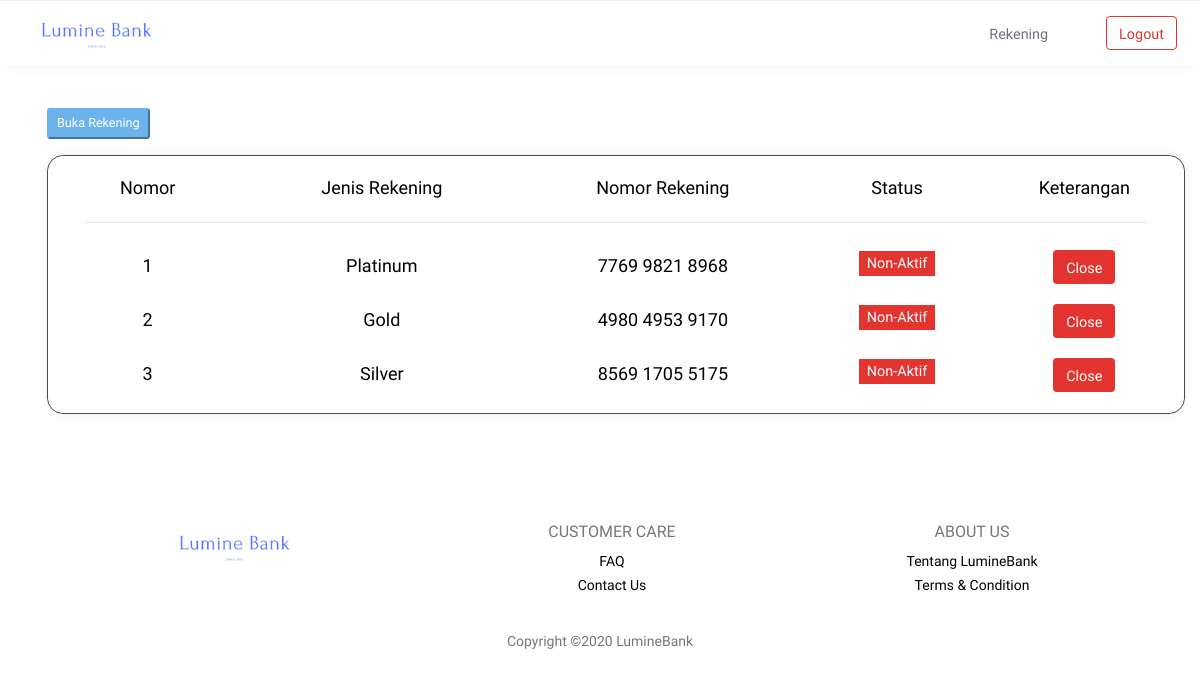
The page /rekening.php (signed in) on the database its author committed.
### tables this page shows
CREATE TABLE `rekening` (
  `id_rekening` int(11) NOT NULL,
  `user_id` int(11) NOT NULL,
  `no_rekening` varchar(20) NOT NULL,
  `jenis_rekening` int(11) NOT NULL,
  `created_at` timestamp NOT NULL DEFAULT current_timestamp() ON UPDATE current_timestamp(),
  `status` int(11) NOT NULL COMMENT 'jika 0 = inactive, 1 active'
);

CREATE TABLE `jenis_rekekening` (
  `id_jenis_rekening` int(11) NOT NULL,
  `nama_jenis_rekening` varchar(50) NOT NULL,
  `keterangan` text NOT NULL
);

### function.php (called while the page is built, shortened)
<?php
$conn = mysqli_connect("localhost","root","","db_bank_fp_pweb");
function query($query){
  global $conn;
  $result = mysqli_query($conn,$query);
  $rows=[];
  while($row = mysqli_fetch_assoc($result)){
    $rows[]=$row;
  }
  return $rows;
}

### rekening.php (the view, shortened to what this page needs)
<?php
include 'function.php';
$user_id = $_SESSION["user"]["id"];
$data = query("SELECT * FROM jenis_rekekening jk , rekening r WHERE r.jenis_rekening  = jk.id_jenis_rekening AND r.user_id= '$user_id'");
?>
<!DOCTYPE html>
<html lang="en">
<head>
    <link rel="stylesheet" href="css/app.css">
    <link rel="stylesheet" href="css/style.css">
    <link rel="stylesheet" href="css/responsive.css">
</head>
<body>
    <header class="header_area">
        <div class="main_menu">
            <nav class="navbar navbar-expand-lg">
                <div class="container-fluid pr-5 pl-5">
                    <a class="navbar-brand logo_h pr-3" href="home.php">
                        <img src="img/logo2.png" alt="logo" style="width: 150px">
                    </a>
                    <div>
                        <ul class="nav">
                            <?php if(isset($_SESSION['user'])) {?>
                                <li class="nav-item">
                                    <a type="button" class="btn" href="rekening.php"
                                        tabindex="-1" aria-disabled="true">Rekening</a>
                                </li>
                                <li class="nav-item">
                                    <a type="button" class=" btn btn-outline-danger" href="logout.php"
                                        tabindex="-1" aria-disabled="true">Logout</a>
                                </li>
                            <?php }?>
                        </ul>
                    </div>
                </div>
            </nav>
        </div>
    </header>
    <section class="feature_product_area section_gap mt-4 ml-4 pl-2">
        <div class="main_box">
            <div class="container">
                <div class="row py-4">
                    <div class="col-md-12">
                        <button class="btn-sm btn-info mb-3" data-toggle="modal" data-target="#addRekening"> <span style="color:white">Buka Rekening</span></button>
                        <div class="card">
                            <div class="card shadow-1">
                                <div class="card-body">
                                    <div class="row text-center" style="color: black">
                                        <div class="col-lg-2">
                                            <h4>Nomor</h4>
                                        </div>
                                        <div class="col-lg-3">
                                            <h4>Jenis Rekening</h4>
                                        </div>
                                        <div class="col-lg-3">
                                            <h4>Nomor Rekening</h4>
                                        </div>
                                        <div class="col-lg-2">
                                            <h4>Status</h4>
                                        </div>
                                        <div class="col-lg-2">
                                            <h4>Keterangan</h4>
                                        </div>
                                    </div>
                                    <div class="container">
                                        <hr class="pb-2" style="border-color:F2F2F2">
                                    </div>
                                    <?php
                                    $nomor = 1;
                                    foreach($data as $row) :
                                    ?>
                                        <div class="row text-center mt-4" style="color: black">
                                            <div class="col-2">
                                                <h4><?=$nomor++?></h4>
                                            </div>
                                            <div class="col-3">
                                                <h4><?=$row['nama_jenis_rekening']?></h4>
                                            </div>
                                            <div class="col-3">
                                                <h4><?= substr($row['no_rekening'],0,4).' '.substr($row['no_rekening'],4,4).' '.substr($row['no_rekening'],8,4).' ' ?></h4>
                                            </div>
                                            <div class="col-2">
                                                <?php if($row['status'] == 1):?>
                                                    <div class="h6 text-white">
                                                       <span class="bg-success px-2 py-1">
                                                            Aktif
                                                       </span>
                                                    </div>
                                                <?php else: ?>
                                                    <div class="h6 text-white">
                                                       <span class="bg-danger px-2 py-1">
                                                       Non-Aktif
                                                       </span>
                                                    </div>
                                                <?php endif; ?>
                                            </div>
                                            <div class="col-2">
                                                <a href="hpsRekening.php?id_rekening=<?=$row['id_rekening']?>" class="btn bg-danger text-white" style="margin-top:-5px" onclick="return confirm('Tutup Rekening?')">Close</a>
                                            </div>
                                        </div>
                                    <?php endforeach ?>
                                </div>
                            </div>
                        </div>
                    </div>
                </div>
            </div>
        </div>
    </section>
    <footer class="page-footer font-small pt-4 pl-5 pr-5">
        <div class="container-fluid text-center">
            <div class="row pl-4">
                <div class="col-md-4 mt-md-0">
                    <a class="navbar-brand logo_h pr-3" href="home.php">
                        <img src="img/logo2.png" alt="logo" style="width: 150px">
                    </a>
                </div>
                <div class="col-md-4 mb-md-0 mb-4">
                    <h5 class="text-uppercase">CUSTOMER CARE</h5>
                    <ul class="list-unstyled">
                        <li><a href="#!" style="color: black">FAQ</a></li>
                        <li><a href="#!" style="color: black">Contact Us</a></li>
                    </ul>
                </div>
                <div class="col-md-4 mb-md-0 mb-4">
                    <h5 class="text-uppercase">ABOUT US</h5>
                    <ul class="list-unstyled">
                        <li><a href="#!" style="color: black">Tentang LumineBank</a></li>
                        <li><a href="#!" style="color: black">Terms & Condition</a></li>
                    </ul>
                </div>
            </div>
        </div>
        <div class="footer-copyright text-center py-3">Copyright ©2020 LumineBank</div>
    </footer>
</body>
</html>

### rows shown on the page
rekening: jenis_rekening.nama_jenis_rekening "Platinum", no_rekening "7769", no_rekening "9821", no_rekening "8968", status "Non-Aktif"
rekening: jenis_rekening.nama_jenis_rekening "Gold", no_rekening "4980", no_rekening "4953", no_rekening "9170", status "Non-Aktif"
rekening: jenis_rekening.nama_jenis_rekening "Silver", no_rekening "8569", no_rekening "1705", no_rekening "5175", status "Non-Aktif"
